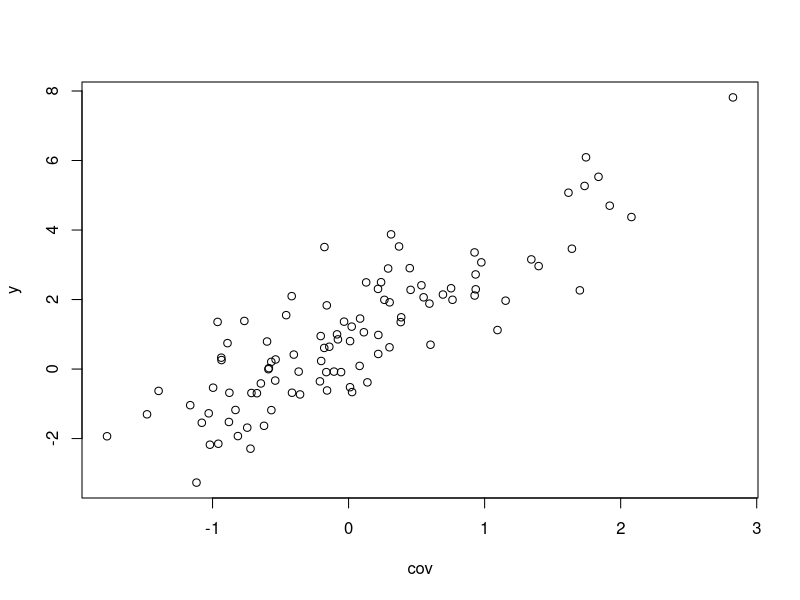
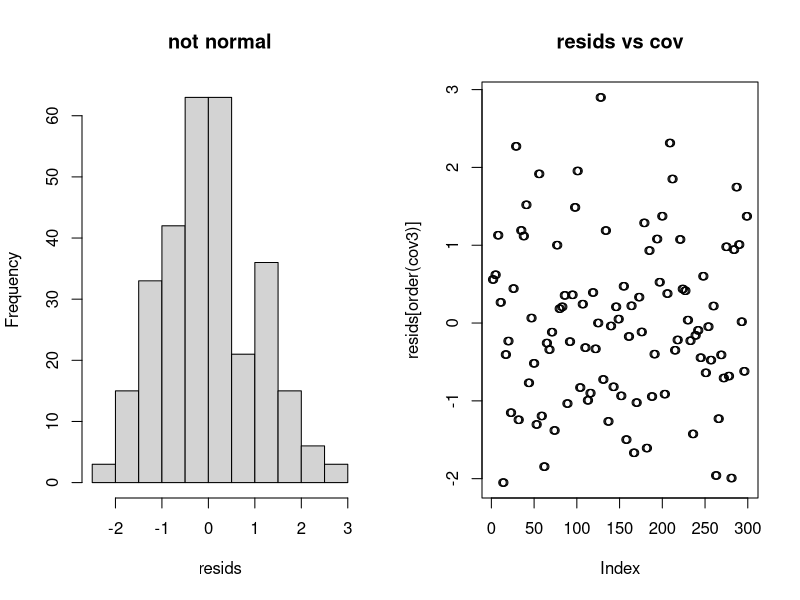
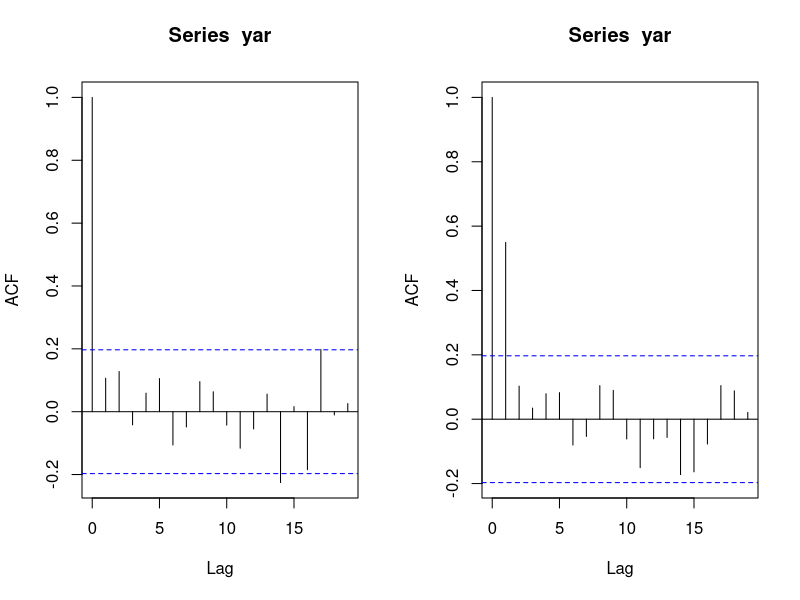
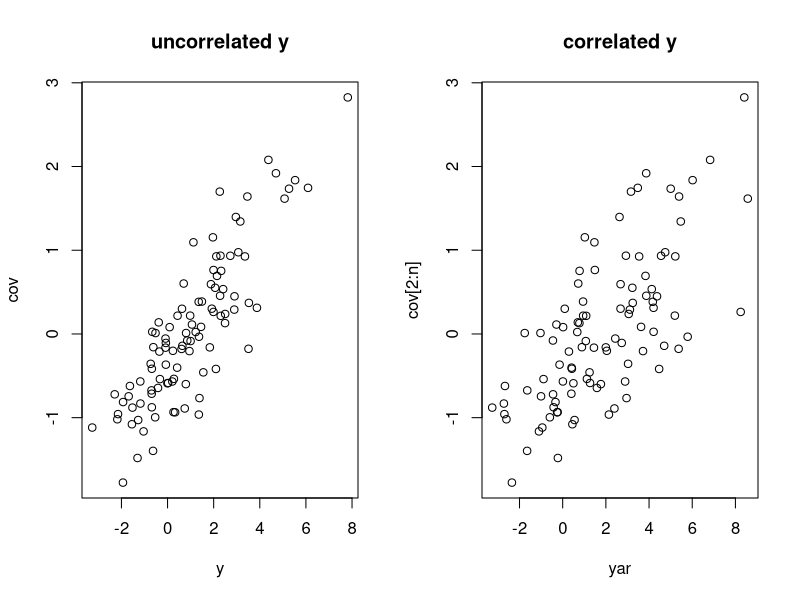

Recreate these plots in R, in order.
## ---- chunk 1
n <- 100
alpha <- 1
beta <- 2
cov <- rnorm(n)
err <- rnorm(n, 0, 1)
y <- alpha + beta*cov + err
plot(cov, y)
## ---- chunk 2
dat <- data.frame(y=y, x=cov)
fit <- lm(y~x, data=dat)
summary(fit)
## ---- chunk 3
ord <- sample(3*n) #random order
y3 <- c(y,y,y)[ord]
cov3 <- c(cov, cov, cov)[ord]
dat3 <- data.frame(y=y3, x=cov3)
fit3 <- lm(y~x, data=dat3)
summary(fit3)
## ---- chunk 4
par(mfrow=c(1,2))
resids <- residuals(fit3)
hist(resids, main="not normal")
plot(resids[order(cov3)], main="resids vs cov")
## ---- chunk 5
shapiro.test(residuals(fit))
## ---- chunk 6
phi <- 0.1
yar <- y[2:n]+phi*y[1:(n-1)]
acf(yar)
## ---- chunk 7
phi <- 0.8
yar <- y[2:n]+phi*y[1:(n-1)]
acf(yar)
## ---- chunk 8
par(mfrow=c(1,2))
plot(y,cov, main="uncorrelated y")
plot(yar, cov[2:n], main="correlated y")
## ---- chunk 9
datar <- data.frame(y=yar, x=cov[2:n])
fitar <- lm(y ~ x, data=datar)
summary(fitar)
## ---- chunk 10
covar <- as.vector(arima.sim(n, model=list(ar=0.7)))
y2 <- alpha + beta*covar + err
dat2 <- data.frame(y=y2, x=covar)
